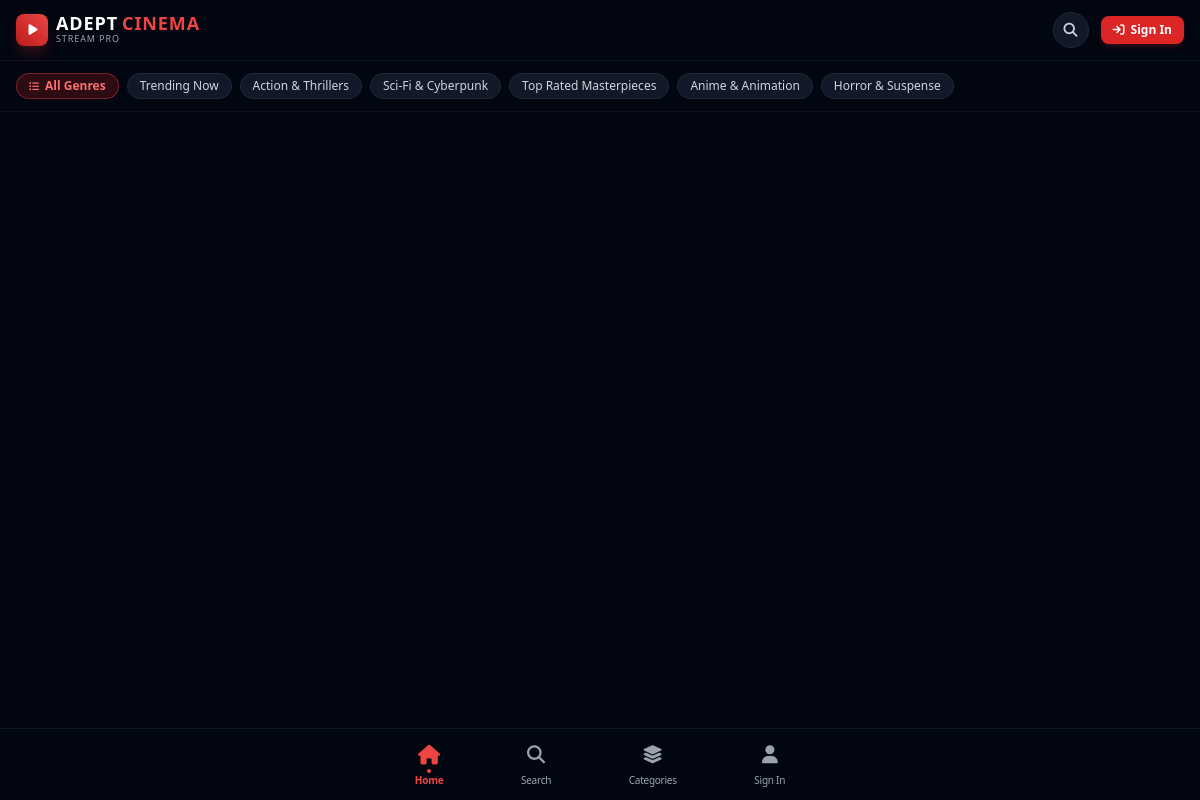
The page / on the database its author committed.
### tables this page shows
CREATE TABLE IF NOT EXISTS `categories` (
  `id` INT AUTO_INCREMENT PRIMARY KEY,
  `name` VARCHAR(100) NOT NULL,
  `slug` VARCHAR(100) NOT NULL,
  `display_order` INT DEFAULT 0,
  `created_at` DATETIME DEFAULT CURRENT_TIMESTAMP
);

### index.php (the view, shortened to what this page needs)
<?php
require_once __DIR__ . '/common/header.php';
$stmtCats = $pdo->query("SELECT * FROM categories ORDER BY display_order ASC, id ASC");
$categories = $stmtCats->fetchAll();
?>
<section class="px-4 py-3 bg-gray-950/80 sticky top-[57px] z-30 backdrop-blur-md border-b border-gray-900/60 overflow-x-auto no-scrollbar flex items-center gap-2">
    <a href="categories_page.php" class="shrink-0 px-3 py-1 rounded-full bg-red-600/20 border border-red-500/40 text-red-400 text-xs font-semibold flex items-center gap-1.5">
        <i class="fa-solid fa-list-ul text-[10px]"></i> All Genres
    </a>
    <?php foreach ($categories as $cat): ?>
        <a href="categories_page.php?category_id=<?= (int)$cat['id'] ?>" class="shrink-0 px-3 py-1 rounded-full bg-gray-900 hover:bg-gray-800 border border-gray-800 text-gray-300 hover:text-white text-xs font-medium transition">
            <?= htmlspecialchars($cat['name']) ?>
        </a>
    <?php endforeach; ?>
</section>
<div class="px-4 py-4 space-y-7">
</div>
<?php
require_once __DIR__ . '/common/bottom.php';
?>

### common/header.php (style rules this page uses)
* { -webkit-tap-highlight-color: transparent; }
body { user-select: none; -webkit-user-select: none; overscroll-behavior-y: none; }
.no-scrollbar { -ms-overflow-style: none; scrollbar-width: none; }

### rows shown on the page
categories: name "Trending Now"
categories: name "Action & Thrillers"
categories: name "Sci-Fi & Cyberpunk"
categories: name "Top Rated Masterpieces"
categories: name "Anime & Animation"
categories: name "Horror & Suspense"
